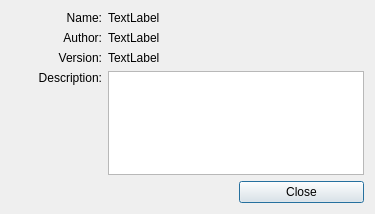
<?xml version="1.0" encoding="UTF-8"?>
<ui version="4.0">
 <class>AboutPluginDialog</class>
 <widget class="QDialog" name="AboutPluginDialog">
  <property name="geometry">
   <rect>
    <x>0</x>
    <y>0</y>
    <width>375</width>
    <height>214</height>
   </rect>
  </property>
  <property name="windowTitle">
   <string>Dialog</string>
  </property>
  <layout class="QGridLayout" name="gridLayout">
   <item row="2" column="0">
    <widget class="QLabel" name="label_3">
     <property name="text">
      <string>Version:</string>
     </property>
     <property name="alignment">
      <set>Qt::AlignRight|Qt::AlignTop|Qt::AlignTrailing</set>
     </property>
    </widget>
   </item>
   <item row="0" column="0">
    <widget class="QLabel" name="label">
     <property name="text">
      <string>Name:</string>
     </property>
     <property name="alignment">
      <set>Qt::AlignRight|Qt::AlignTop|Qt::AlignTrailing</set>
     </property>
    </widget>
   </item>
   <item row="1" column="0">
    <widget class="QLabel" name="label_2">
     <property name="text">
      <string>Author:</string>
     </property>
     <property name="alignment">
      <set>Qt::AlignRight|Qt::AlignTop|Qt::AlignTrailing</set>
     </property>
    </widget>
   </item>
   <item row="0" column="1">
    <widget class="QLabel" name="label_5">
     <property name="text">
      <string>TextLabel</string>
     </property>
    </widget>
   </item>
   <item row="1" column="1">
    <widget class="QLabel" name="label_6">
     <property name="text">
      <string>TextLabel</string>
     </property>
    </widget>
   </item>
   <item row="4" column="2">
    <widget class="QPushButton" name="pushButton">
     <property name="text">
      <string>Close</string>
     </property>
    </widget>
   </item>
   <item row="3" column="1" colspan="2">
    <widget class="QTextBrowser" name="textBrowser"/>
   </item>
   <item row="2" column="1">
    <widget class="QLabel" name="label_7">
     <property name="text">
      <string>TextLabel</string>
     </property>
    </widget>
   </item>
   <item row="3" column="0">
    <widget class="QLabel" name="label_4">
     <property name="text">
      <string>Description:</string>
     </property>
     <property name="alignment">
      <set>Qt::AlignRight|Qt::AlignTop|Qt::AlignTrailing</set>
     </property>
    </widget>
   </item>
  </layout>
 </widget>
 <resources/>
 <connections/>
</ui>
